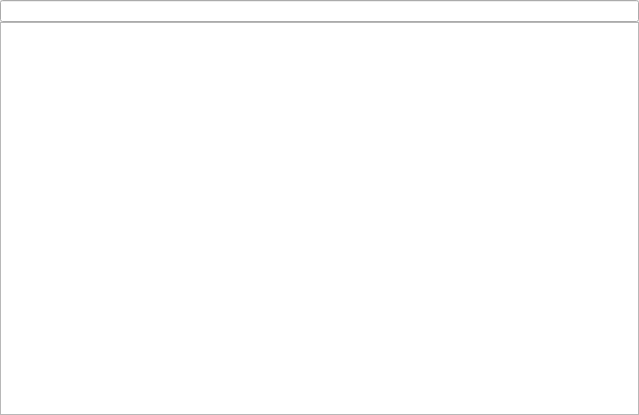
<?xml version="1.0" encoding="UTF-8"?>
<ui version="4.0">
 <class>Dialog</class>
 <widget class="QDialog" name="Dialog">
  <property name="windowModality">
   <enum>Qt::WindowModal</enum>
  </property>
  <property name="geometry">
   <rect>
    <x>0</x>
    <y>0</y>
    <width>639</width>
    <height>415</height>
   </rect>
  </property>
  <property name="windowTitle">
   <string>Dialog</string>
  </property>
  <layout class="QVBoxLayout" name="verticalLayout">
   <property name="spacing">
    <number>0</number>
   </property>
   <property name="margin">
    <number>0</number>
   </property>
   <item>
    <widget class="QLineEdit" name="lineEdit"/>
   </item>
   <item>
    <widget class="QListView" name="listView">
     <property name="alternatingRowColors">
      <bool>true</bool>
     </property>
    </widget>
   </item>
  </layout>
 </widget>
 <resources/>
 <connections/>
</ui>
